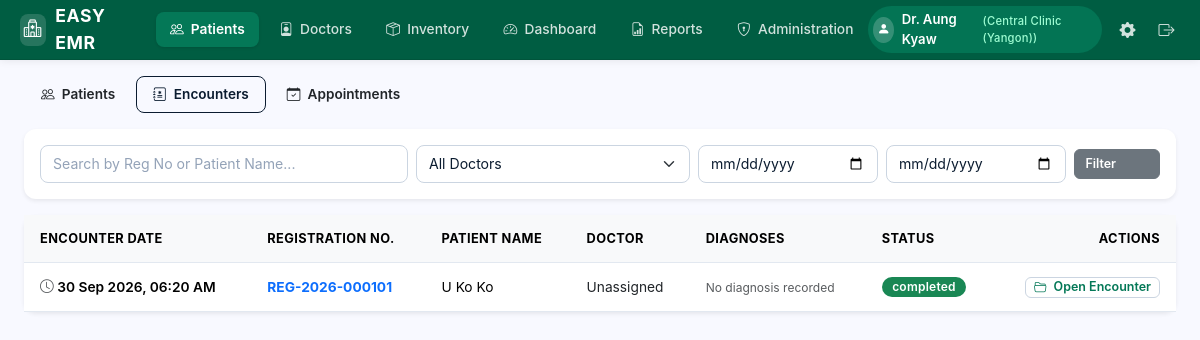
Screenshot of /encounters (signed in) with the database file from the repository.
### app/models.py (models this page shows, shortened)
class Account(db.Model):
    __tablename__ = 'accounts'
    id = db.Column(db.Integer, primary_key=True)
    phone_number = db.Column(db.String(32), unique=True, nullable=False, index=True)
    clinic_name = db.Column(db.String(128), nullable=False, default='Central Clinic')
    doctor_name = db.Column(db.String(128), nullable=False, default='Dr. Aung Kyaw')
    password_hash = db.Column(db.String(255), nullable=False)
    is_active = db.Column(db.Boolean, default=True, nullable=False)
    created_at = db.Column(db.DateTime, default=datetime.utcnow, nullable=False)
    updated_at = db.Column(db.DateTime, default=datetime.utcnow, onupdate=datetime.utcnow, nullable=False)
    def is_administrator(self):
        return True

class Encounter(db.Model):
    __tablename__ = 'encounters'
    id = db.Column(db.Integer, primary_key=True)
    patient_id = db.Column(db.Integer, db.ForeignKey('patients.id', ondelete='RESTRICT'), nullable=False, index=True)
    doctor_id = db.Column(db.Integer, db.ForeignKey('doctors.id', ondelete='SET NULL'), nullable=True, index=True)
    encounter_date = db.Column(db.DateTime, default=datetime.utcnow, nullable=False, index=True)
    status = db.Column(db.String(32), default='completed', nullable=False)  # 'draft', 'completed', 'cancelled'
    hopi = db.Column(db.Text, nullable=True)
    examination = db.Column(db.Text, nullable=True)
    created_at = db.Column(db.DateTime, default=datetime.utcnow, nullable=False)
    updated_at = db.Column(db.DateTime, default=datetime.utcnow, onupdate=datetime.utcnow, nullable=False)
    history = db.relationship(
        'EncounterHistory',
        backref='encounter',
        uselist=False,
        cascade='all, delete-orphan'
    )
    vitals = db.relationship(
        'EncounterVital',
        backref='encounter',
        cascade='all, delete-orphan',
        lazy='selectin',
        order_by='desc(EncounterVital.recorded_at)'
    )
    diagnoses = db.relationship(
        'EncounterDiagnosis',
        backref='encounter',
        cascade='all, delete-orphan',
        lazy='selectin',
        order_by='EncounterDiagnosis.order_index'
    )
    prescriptions = db.relationship(
        'Prescription',
        backref='encounter',
        cascade='all, delete-orphan',
        lazy='selectin'
    )
    investigations_rel = db.relationship(
        'Investigation',
        backref='encounter',
        cascade='all, delete-orphan',
        lazy='selectin'
    )
    procedures = db.relationship(
        'Procedure',
        backref='encounter',
        cascade='all, delete-orphan',
        lazy='selectin'
    )
    vouchers = db.relationship(
        'Voucher',
        backref='encounter',
        lazy='dynamic',
        order_by='desc(Voucher.voucher_date)'
    )
    appointment = db.relationship(
        'Appointment',
        backref=db.backref('linked_encounter', uselist=False),
        uselist=False
    )
    @property
    def diagnoses_summary(self):
        if not self.diagnoses:
            return "No diagnosis recorded"
        return ", ".join([d.diagnosis_text for d in self.diagnoses])

class Patient(db.Model):
    __tablename__ = 'patients'
    id = db.Column(db.Integer, primary_key=True)
    registration_number = db.Column(db.String(64), unique=True, nullable=False, index=True)
    sir_name = db.Column(db.String(32), nullable=False)
    patient_name = db.Column(db.String(128), nullable=False, index=True)
    gender = db.Column(db.String(16), nullable=False)  # 'Male', 'Female'
    date_of_birth = db.Column(db.Date, nullable=True, index=True)
    marital_status = db.Column(db.String(32), nullable=True)
    occupation = db.Column(db.String(128), nullable=True)
    blood_group = db.Column(db.String(16), nullable=True)
    guardian_name = db.Column(db.String(128), nullable=True)
    guardian_relationship = db.Column(db.String(64), nullable=True)
    guardian_phone = db.Column(db.String(64), nullable=True)
    nrc_number = db.Column(db.String(64), nullable=True, index=True)
    email = db.Column(db.String(128), nullable=True)
    address = db.Column(db.Text, nullable=True)
    city_township = db.Column(db.String(128), nullable=True)
    state_region = db.Column(db.String(128), nullable=True)
    patient_summary = db.Column(db.Text, nullable=True)
    notes = db.Column(db.Text, nullable=True)
    is_active = db.Column(db.Boolean, default=True, nullable=False)
    created_at = db.Column(db.DateTime, default=datetime.utcnow, nullable=False)
    updated_at = db.Column(db.DateTime, default=datetime.utcnow, onupdate=datetime.utcnow, nullable=False)
    phones = db.relationship(
        'PatientPhone',
        backref='patient',
        cascade='all, delete-orphan',
        lazy='selectin',
        order_by='desc(PatientPhone.is_primary), PatientPhone.id'
    )
    encounters = db.relationship(
        'Encounter',
        backref='patient',
        lazy='dynamic',
        order_by='desc(Encounter.encounter_date)'
    )
    appointments = db.relationship(
        'Appointment',
        backref='patient',
        lazy='dynamic',
        order_by='desc(Appointment.appointment_date)'
    )
    investigations = db.relationship(
        'Investigation',
        backref='patient',
        lazy='dynamic',
        order_by='desc(Investigation.ordered_date)'
    )
    vouchers = db.relationship(
        'Voucher',
        backref='patient',
        lazy='dynamic',
        order_by='desc(Voucher.voucher_date)'
    )
    @property
    def full_name(self):
        return f"{self.sir_name} {self.patient_name}".strip()

### app/routes.py (the view)
@encounters_bp.route('/encounters')
@login_required
def encounters_list():
    query_str = request.args.get('q', '').strip()
    doctor_id = request.args.get('doctor_id', type=int)
    date_from = request.args.get('date_from', '').strip()
    date_to = request.args.get('date_to', '').strip()
    page = request.args.get('page', 1, type=int)
    q = Encounter.query.join(Patient).filter(Encounter.status != 'draft')
    if query_str:
        term = f"%{query_str}%"
        q = q.filter(
            (Patient.registration_number.ilike(term)) |
            (Patient.patient_name.ilike(term))
        )
    if doctor_id:
        q = q.filter(Encounter.doctor_id == doctor_id)
    if date_from:
        try:
            df = datetime.strptime(date_from, '%Y-%m-%d')
            q = q.filter(Encounter.encounter_date >= df)
        except ValueError:
            pass
    if date_to:
        try:
            dt = datetime.strptime(date_to + ' 23:59:59', '%Y-%m-%d %H:%M:%S')
            q = q.filter(Encounter.encounter_date <= dt)
        except ValueError:
            pass
    pagination = q.order_by(Encounter.encounter_date.desc()).paginate(page=page, per_page=15, error_out=False)
    doctors = get_active_doctors()
    return render_template(
        'encounters/list.html',
        pagination=pagination,
        encounters=pagination.items,
        doctors=doctors,
        query_str=query_str,
        doctor_id=doctor_id,
        date_from=date_from,
        date_to=date_to,
        active_tab='patients',
        sub_view='encounters'
    )

### app/templates/encounters/list.html (shortened to what this page needs)
{% extends "base.html" %}
{% block content %}
<div class="d-flex justify-content-between align-items-center mb-3">
    <div class="patient-view-toggle">
        <a href="{{ url_for('patients.patients_list') }}" class="btn">
            <i class="bi bi-people"></i> Patients
        </a>
        <a href="{{ url_for('encounters.encounters_list') }}" class="btn active">
            <i class="bi bi-journal-medical"></i> Encounters
        </a>
        <a href="{{ url_for('appointments.appointments_list') }}" class="btn">
            <i class="bi bi-calendar-check"></i> Appointments
        </a>
    </div>
</div>
<div class="card border-0 shadow-sm mb-3">
    <div class="card-body p-3">
        <form method="GET" action="{{ url_for('encounters.encounters_list') }}" class="row g-2 align-items-center">
            <div class="col-md-4">
                <input type="text" name="q" class="form-control form-control-sm" placeholder="Search by Reg No or Patient Name..." value="{{ query_str }}">
            </div>
            <div class="col-md-3">
                <select name="doctor_id" class="form-select form-select-sm">
                    <option value="">All Doctors</option>
                </select>
            </div>
            <div class="col-md-2">
                <input type="date" name="date_from" class="form-control form-control-sm" value="{{ date_from }}" title="Date From">
            </div>
            <div class="col-md-2">
                <input type="date" name="date_to" class="form-control form-control-sm" value="{{ date_to }}" title="Date To">
            </div>
            <div class="col-md-1 d-flex gap-1">
                <button type="submit" class="btn btn-secondary btn-sm w-100">Filter</button>
            </div>
        </form>
    </div>
</div>
<div class="card border-0 shadow-sm">
    <div class="table-responsive">
        <table class="table table-hover align-middle mb-0" style="font-size: 0.9rem;">
            <thead class="table-light">
                <tr>
                    <th>Encounter Date</th>
                    <th>Registration No.</th>
                    <th>Patient Name</th>
                    <th>Doctor</th>
                    <th>Diagnoses</th>
                    <th>Status</th>
                    <th class="text-end">Actions</th>
                </tr>
            </thead>
            <tbody>
                {% if encounters %}
                    {% for enc in encounters %}
                    <tr>
                        <td class="fw-semibold">
                            <i class="bi bi-clock text-muted"></i> {{ enc.encounter_date.strftime('%d %b %Y, %I:%M %p') }}
                        </td>
                        <td>
                            <a href="{{ url_for('patients.patient_detail', patient_id=enc.patient.id) }}" class="fw-bold text-primary text-decoration-none">
                                {{ enc.patient.registration_number }}
                            </a>
                        </td>
                        <td>{{ enc.patient.full_name }}</td>
                        <td>
                            <span class="text-dark">{{ enc.doctor.display_name if enc.doctor else 'Unassigned' }}</span>
                        </td>
                        <td>
                            <span class="small text-muted">{{ enc.diagnoses_summary }}</span>
                        </td>
                        <td>
                            <span class="badge {% if enc.status == 'completed' %}bg-success{% elif enc.status == 'draft' %}bg-warning text-dark{% else %}bg-secondary{% endif %}">
                                {{ enc.status }}
                            </span>
                        </td>
                        <td class="text-end">
                            <a href="{{ url_for('encounters.encounter_detail', encounter_id=enc.id) }}" class="btn btn-outline-primary btn-sm py-0 px-2">
                                <i class="bi bi-folder2-open"></i> Open Encounter
                            </a>
                        </td>
                    </tr>
                    {% endfor %}
                {% endif %}
            </tbody>
        </table>
    </div>
</div>
{% endblock %}

### app/templates/base.html (shortened to what this page needs)
<!DOCTYPE html>
<html lang="en">
<head>
    <link rel="stylesheet" href="https://cdn.jsdelivr.net/npm/bootstrap@5.3.3/dist/css/bootstrap.min.css">
    <link rel="stylesheet" href="https://cdn.jsdelivr.net/npm/bootstrap-icons@1.11.3/font/bootstrap-icons.min.css">
    <link rel="stylesheet" href="{{ url_for('static', filename='css/custom.css') }}?v=3.0">
</head>
<body>
    {% if current_user %}
    <nav class="clinic-navbar">
        <a href="{{ url_for('patients.patients_list') }}" class="clinic-brand">
            <span class="clinic-brand-icon"><i class="bi bi-hospital"></i></span>
            <span>EASY EMR</span>
        </a>
        <ul class="clinic-nav-tabs">
            <li>
                <a href="{{ url_for('patients.patients_list') }}" class="clinic-nav-link {% if active_tab == 'patients' %}active{% endif %}">
                    <i class="bi bi-people"></i> Patients
                </a>
            </li>
            <li>
                <a href="{{ url_for('doctors.doctors_list') }}" class="clinic-nav-link {% if active_tab == 'doctors' %}active{% endif %}">
                    <i class="bi bi-person-badge"></i> Doctors
                </a>
            </li>
            <li>
                <a href="{{ url_for('inventory.inventory_list') }}" class="clinic-nav-link {% if active_tab == 'inventory' %}active{% endif %}">
                    <i class="bi bi-box-seam"></i> Inventory
                </a>
            </li>
            <li>
                <a href="{{ url_for('dashboard.index') }}" class="clinic-nav-link {% if active_tab == 'dashboard' %}active{% endif %}">
                    <i class="bi bi-speedometer2"></i> Dashboard
                </a>
            </li>
            <li>
                <a href="{{ url_for('reports.index') }}" class="clinic-nav-link {% if active_tab == 'reports' %}active{% endif %}">
                    <i class="bi bi-file-earmark-bar-graph"></i> Reports
                </a>
            </li>
            {% if current_user.is_administrator() %}
            <li>
                <a href="{{ url_for('administration.users_list') }}" class="clinic-nav-link {% if active_tab == 'administration' %}active{% endif %}">
                    <i class="bi bi-shield-lock"></i> Administration
                </a>
            </li>
            {% endif %}
        </ul>
        <div class="clinic-nav-right">
            <div class="user-profile-pill">
                <span class="user-avatar-circle"><i class="bi bi-person-fill"></i></span>
                <span>{{ current_user.doctor_name if current_user.doctor_name else current_user.username }}</span>
                <span class="user-role-badge">({{ current_user.clinic_name if current_user.clinic_name else (current_user.phone_number or current_user.role) }})</span>
            </div>
            {% if current_user.is_administrator() %}
            <a href="{{ url_for('settings.index') }}" class="settings-gear-btn {% if active_tab == 'settings' %}active{% endif %}" title="Global Settings">
                <i class="bi bi-gear-fill"></i>
            </a>
            {% endif %}
            <a href="{{ url_for('auth.logout') }}" class="logout-btn" title="Logout" data-turbo="false" data-no-instant>
                <i class="bi bi-box-arrow-right"></i>
            </a>
        </div>
    </nav>
    {% endif %}
    <main class="container-fluid py-3 px-4">
        {% block content %}{% endblock %}
    </main>
</body>
</html>

### rows the page displays
Account: doctor_name "Dr. Aung Kyaw", clinic_name "Central Clinic (Yangon)"
Encounter: encounter_date "30 Sep 2026, 06:20 AM", patient.registration_number "REG-2026-000101", patient.full_name "U Ko Ko", doctor "Unassigned", diagnoses_summary "No diagnosis recorded", status "completed"
